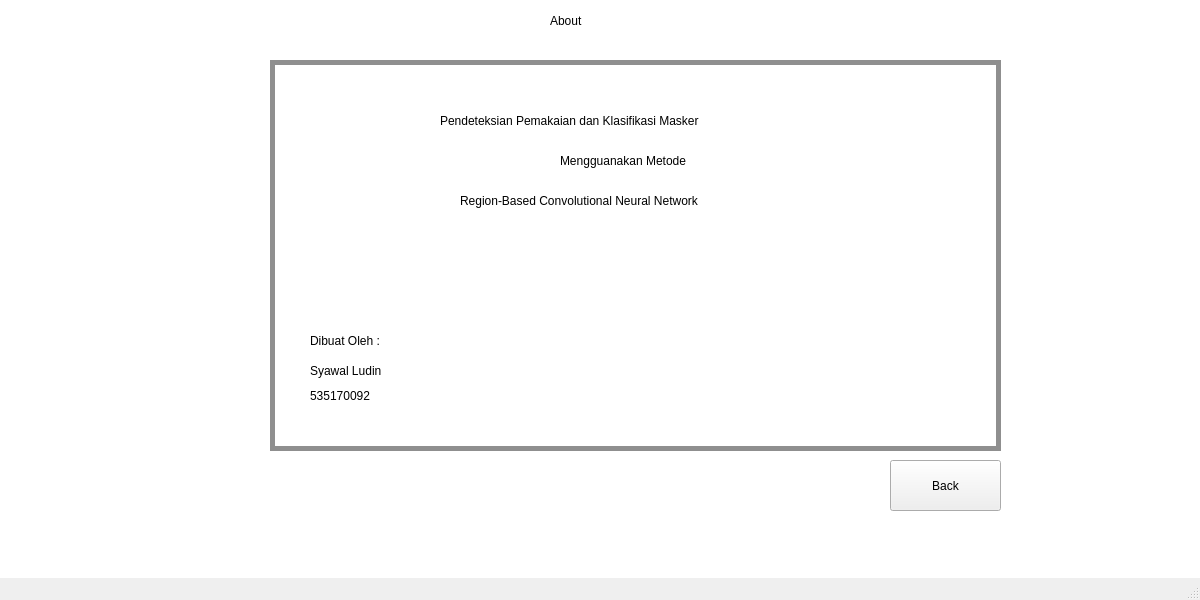
<?xml version="1.0" encoding="UTF-8"?>
<ui version="4.0">
 <class>MainWindow</class>
 <widget class="QMainWindow" name="MainWindow">
  <property name="geometry">
   <rect>
    <x>0</x>
    <y>0</y>
    <width>1200</width>
    <height>600</height>
   </rect>
  </property>
  <property name="minimumSize">
   <size>
    <width>1200</width>
    <height>600</height>
   </size>
  </property>
  <property name="maximumSize">
   <size>
    <width>1200</width>
    <height>600</height>
   </size>
  </property>
  <property name="windowTitle">
   <string>MainWindow</string>
  </property>
  <widget class="QWidget" name="centralwidget">
   <widget class="QGraphicsView" name="graphicsView">
    <property name="geometry">
     <rect>
      <x>-90</x>
      <y>-30</y>
      <width>1300</width>
      <height>700</height>
     </rect>
    </property>
    <property name="minimumSize">
     <size>
      <width>1300</width>
      <height>700</height>
     </size>
    </property>
    <property name="maximumSize">
     <size>
      <width>1300</width>
      <height>700</height>
     </size>
    </property>
   </widget>
   <widget class="QLabel" name="label">
    <property name="geometry">
     <rect>
      <x>550</x>
      <y>-30</y>
      <width>181</width>
      <height>101</height>
     </rect>
    </property>
    <property name="styleSheet">
     <string notr="true">font: 25pt &quot;Stencil&quot;;</string>
    </property>
    <property name="text">
     <string>About</string>
    </property>
   </widget>
   <widget class="QLabel" name="label_2">
    <property name="geometry">
     <rect>
      <x>270</x>
      <y>60</y>
      <width>731</width>
      <height>391</height>
     </rect>
    </property>
    <property name="styleSheet">
     <string notr="true">border: 5px solid #8f8f8f;</string>
    </property>
    <property name="text">
     <string/>
    </property>
   </widget>
   <widget class="QPushButton" name="Back2">
    <property name="geometry">
     <rect>
      <x>890</x>
      <y>460</y>
      <width>111</width>
      <height>51</height>
     </rect>
    </property>
    <property name="text">
     <string>Back</string>
    </property>
   </widget>
   <widget class="QLabel" name="label_3">
    <property name="geometry">
     <rect>
      <x>440</x>
      <y>20</y>
      <width>631</width>
      <height>201</height>
     </rect>
    </property>
    <property name="styleSheet">
     <string notr="true">font: 10pt &quot;MS Shell Dlg 2&quot;;</string>
    </property>
    <property name="text">
     <string>Pendeteksian Pemakaian dan Klasifikasi Masker</string>
    </property>
   </widget>
   <widget class="QLabel" name="label_4">
    <property name="geometry">
     <rect>
      <x>560</x>
      <y>60</y>
      <width>631</width>
      <height>201</height>
     </rect>
    </property>
    <property name="styleSheet">
     <string notr="true">font: 10pt &quot;MS Shell Dlg 2&quot;;</string>
    </property>
    <property name="text">
     <string>Mengguanakan Metode</string>
    </property>
   </widget>
   <widget class="QLabel" name="label_5">
    <property name="geometry">
     <rect>
      <x>460</x>
      <y>100</y>
      <width>631</width>
      <height>201</height>
     </rect>
    </property>
    <property name="styleSheet">
     <string notr="true">font: 10pt &quot;MS Shell Dlg 2&quot;;</string>
    </property>
    <property name="text">
     <string>Region-Based Convolutional Neural Network</string>
    </property>
   </widget>
   <widget class="QLabel" name="label_6">
    <property name="geometry">
     <rect>
      <x>310</x>
      <y>240</y>
      <width>631</width>
      <height>201</height>
     </rect>
    </property>
    <property name="styleSheet">
     <string notr="true">font: 10pt &quot;MS Shell Dlg 2&quot;;</string>
    </property>
    <property name="text">
     <string>Dibuat Oleh :</string>
    </property>
   </widget>
   <widget class="QLabel" name="label_7">
    <property name="geometry">
     <rect>
      <x>310</x>
      <y>300</y>
      <width>351</width>
      <height>191</height>
     </rect>
    </property>
    <property name="styleSheet">
     <string notr="true">font: 10pt &quot;MS Shell Dlg 2&quot;;</string>
    </property>
    <property name="text">
     <string>535170092</string>
    </property>
   </widget>
   <widget class="QLabel" name="label_8">
    <property name="geometry">
     <rect>
      <x>310</x>
      <y>290</y>
      <width>631</width>
      <height>161</height>
     </rect>
    </property>
    <property name="styleSheet">
     <string notr="true">font: 10pt &quot;MS Shell Dlg 2&quot;;</string>
    </property>
    <property name="text">
     <string>Syawal Ludin</string>
    </property>
   </widget>
  </widget>
  <widget class="QMenuBar" name="menubar">
   <property name="geometry">
    <rect>
     <x>0</x>
     <y>0</y>
     <width>1200</width>
     <height>18</height>
    </rect>
   </property>
  </widget>
  <widget class="QStatusBar" name="statusbar"/>
 </widget>
 <resources/>
 <connections/>
</ui>
